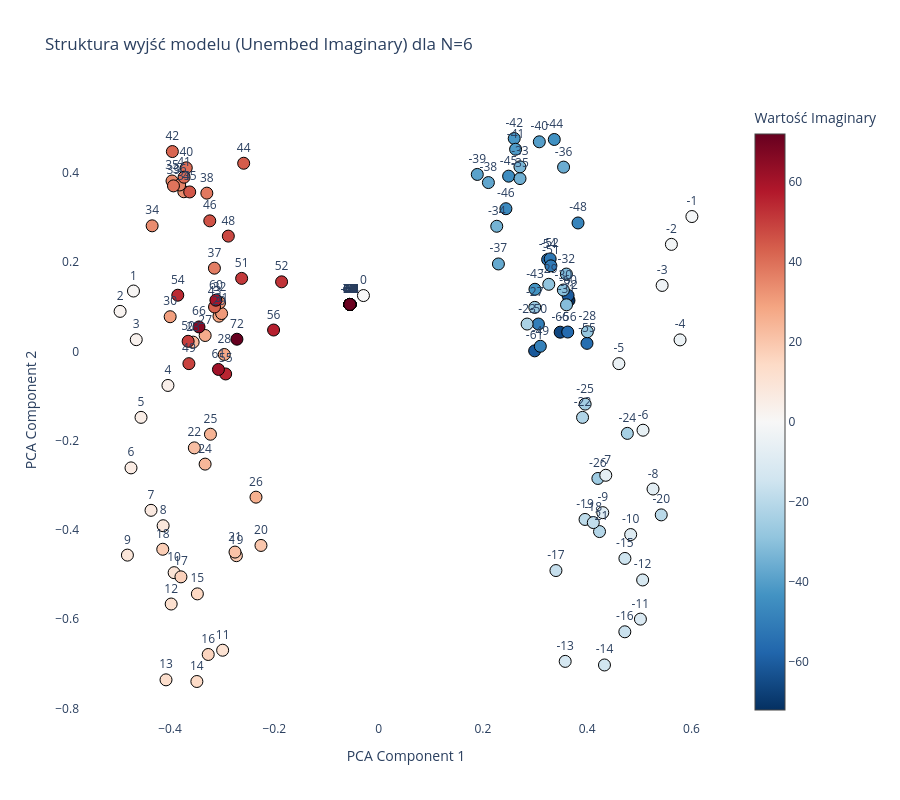

The notebook cell this image was saved under:
### Code cell
plot_imag_output_plotly(model, N=6)

### Figure 1 — Plotly figure (JSON) as saved in the notebook; plotly's stock layout.template omitted (floating-point values rounded to 4 significant figures; data arrays with more than 128 entries replaced by an {"elided": "..."} marker saying what was removed)
{"data": [{"hoverinfo": "text", "hovertext": {"elided": "145 str values"}, "marker": {"color": {"elided": "145 int values"}, "colorbar": {"title": {"text": "Wartość Imaginary"}}, "colorscale": [[0, "rgb(5,48,97)"], [0.1, "rgb(33,102,172)"], [0.2, "rgb(67,147,195)"], [0.3, "rgb(146,197,222)"], [0.4, "rgb(209,229,240)"], [0.5, "rgb(247,247,247)"], [0.6, "rgb(253,219,199)"], [0.7, "rgb(244,165,130)"], [0.8, "rgb(214,96,77)"], [0.9, "rgb(178,24,43)"], [1, "rgb(103,0,31)"]], "line": {"color": "Black", "width": 1}, "showscale": true, "size": 12}, "mode": "markers+text", "text": {"elided": "145 str values"}, "textposition": "top center", "type": "scatter", "x": {"elided": "145 float values"}, "y": {"elided": "145 float values"}}], "layout": {"height": 800, "plot_bgcolor": "white", "title": {"text": "Struktura wyjść modelu (Unembed Imaginary) dla N=6"}, "width": 900, "xaxis": {"title": {"text": "PCA Component 1"}}, "yaxis": {"title": {"text": "PCA Component 2"}}}}
